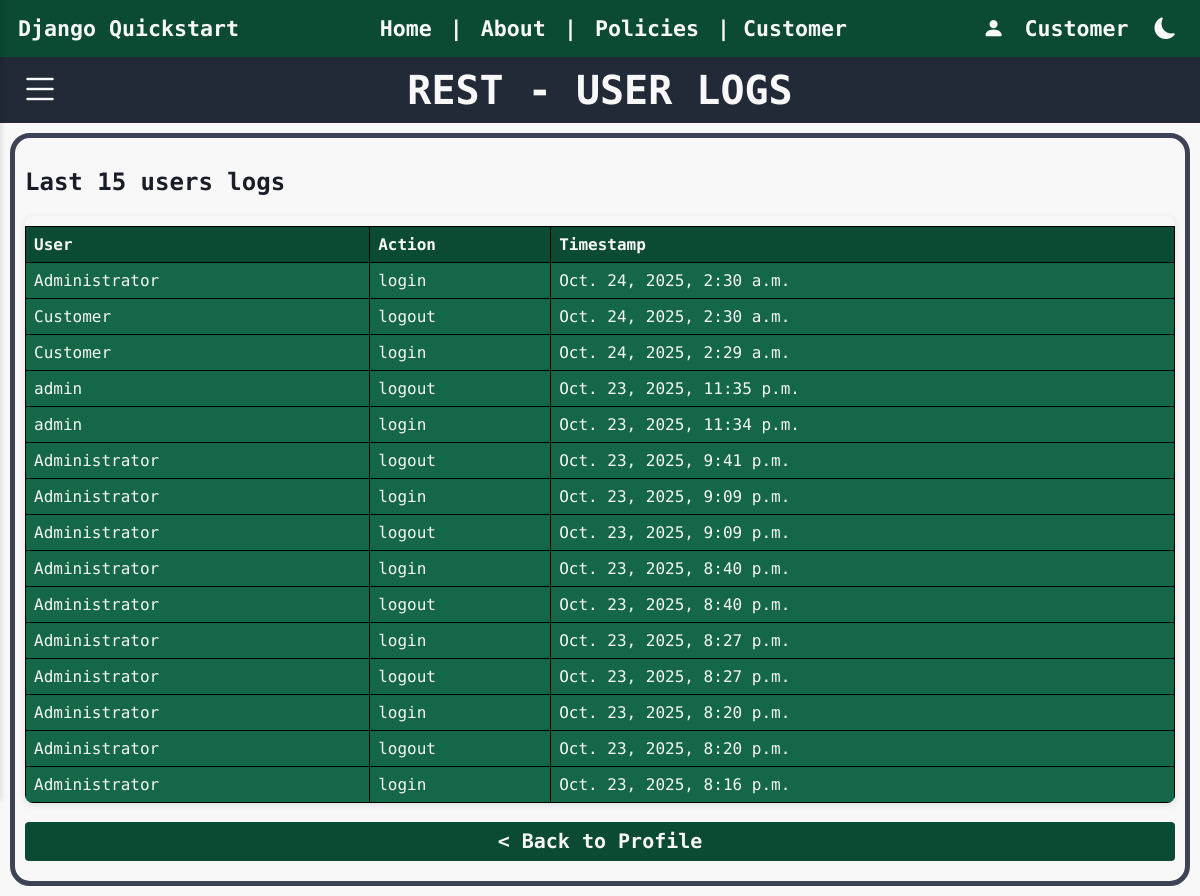
/user_logs (signed in), run on the app's committed database.
### rest/models.py (models this page shows, shortened)
class UserLog(models.Model):
    EVENT_CHOICES = [
        ('login', 'Login'),
        ('logout', 'Logout'),
        ('login_failed', 'Login Failed'),
        ('password_change', 'Password Change'),
    ]
    user = models.ForeignKey(User, on_delete=models.CASCADE, null=True, blank=True)
    username = models.CharField(max_length=150)
    event_type = models.CharField(max_length=20, choices=EVENT_CHOICES)
    ip_address = models.GenericIPAddressField(null=True, blank=True)
    timestamp = models.DateTimeField(auto_now_add=True)
    details = models.TextField(blank=True)

### rest/views.py (the view)
# urls.py: path('user_logs', views.user_logs, name='user_logs'),
@login_required
def user_logs(request):
    logs = UserLog.objects.filter().order_by('-timestamp')[:15]
    return render(request, 'user_logs.html', {
        'logs': logs
    })

### json_app/context_processors.py (called while the page is built)
def dark_mode_context(request):
    return {'dark_mode': request.session.get('dark_mode', False)}

### json_app/templatetags/dark_mode_tags.py (called while the page is built)
@register.inclusion_tag('json_app/_dark_mode_button.html', takes_context=True)
def dark_mode_button(context):
    return {
        'dark_mode': context.get('dark_mode', False)
    }

### rest/templates/user_logs.html
{% extends "base.html" %}
{% block body %}
{% include "title.html" with title="- USER LOGS" %}
    <div class="container-table-rest">
        <h2 class="subtitle">Last 15 users logs</h2>
        <div class="table-container">
            <table class="crud-table">
                <thead>
                    <tr>
                        <th>User</th>
                        <th>Action</th>
                        <th>Timestamp</th>
                    </tr>
                </thead>
                <tbody>
                    {% for log in logs %}
                    <tr>
                        <td>{{ log.user.username }}</td>
                        <td>{{ log.event_type }}</td>
                        <td>{{ log.timestamp }}</td>
                    </tr>
                    {% empty %}
                    <tr>
                        <td colspan="3">No logs available.</td>
                    </tr>
                    {% endfor %}
                </tbody>
            </table>
        </div>
        <br>
        <a class="back_button" href="{% url 'profile_rest_basic' %}">< Back to Profile</a>
    </div>
{% endblock %}

### rest/templates/base.html (shortened to what this page needs)
{% load static %}
{% load dark_mode_tags %}
<!DOCTYPE html>
<html lang="en"{% if dark_mode %} data-theme="dark"{% endif %}>
    <head>
        <link rel="stylesheet" href="https://cdn.jsdelivr.net/npm/bootstrap-icons@1.13.1/font/bootstrap-icons.min.css">
        <link rel="stylesheet" href="{% static 'css/style.css' %}">
        <link rel="stylesheet" href="{% static 'css/sidebar.css' %}">
        <link rel="stylesheet" href="{% static 'css/dark_mode.css' %}">
    </head>
    <body>
        {% if user.is_authenticated %}
        <nav class="navbar">
            <div class="navbar-left">Django Quickstart</div>
            <div class="navbar-center">
                <a href="{% url 'home_rest_basic' %}">Home</a> |
                <a href="/pages/about/">About</a> |
                <a href="/pages/policies/">Policies</a> |
                <span>{% if user.groups.all.0.name == 'Admins' %}Administrator{% elif user.groups.all.0.name == 'Customers' %}Customer{% else %}No role assigned{% endif %}</span>
            </div>
            <div class="navbar-right">
                <i class="bi bi-person-fill"></i>
                <div class="user-dropdown">
                    <span>{{ user.username }}</span>
                </div>
                <span>{% dark_mode_button %}</span>
            </div>
        </nav>
        {% endif %}
        <div class="content-wrapper">
            {% block body %}{% endblock %}
        </div>
    </body>
</html>

### static/css/style.css (style rules this page uses)
:root { --dark-color: #181D27; --white-color: #F8F8F8; --green-body: #44B78B; --padding: 10px; --font-: 'Jersey 10', sans-serif; --font-small: "Kode Mono", monospace; }
body { font-family: var(--font-small); margin: 0px; font-weight: bolder; }
.navbar { display: flex; align-items: center; justify-content: space-between; padding: 0.5% 1.5%; }
.navbar-left { font-weight: bolder; font-size: 1.35em; }
.navbar-center { font-size: 1.35em; flex: 1; text-align: center; }
.navbar-center a { text-decoration: none; margin: 0 5px; }
.navbar-right { display: flex; font-size: 1.35em; align-items: center; gap: 10px; }
.user-dropdown { position: relative; display: inline-block; color: var(--white-color); padding: 10px; cursor: pointer; }
.table-container { overflow-x: auto; border-radius: 8px; box-shadow: 0 2px 8px rgba(0, 0, 0, 0.1); }
table.crud-table { border-collapse: collapse; color: var(--white-color); font-family: var(--font-small); width: 100%; margin-top: 10px; }
table.crud-table th, table.crud-table td { border: 1px solid #000000; font-weight: 100; font-size: 1em; padding: 8px; text-align: left; }
table.crud-table th { background-color: #0C4B33; font-weight: 900; }
table.crud-table td { background-color: #146747; }
.container-table-rest { padding: 10px; margin: 10px; border-radius: 20px; border-width: 5px; border-style: solid; border-color: #3c4355; }
.back_button { font-family: var(--font-small); background-color: #0C4B33; color: var(--white-color); text-decoration: none; border-radius: 4px; padding: 7.5px 15px 7.5px 15px; font-size: 1.25em; cursor: pointer; border: none; font-weight: 900; text-align: center; display: block; margin-bottom: 10px; }

### static/css/sidebar.css (style rules this page uses)
.crud-table { border-collapse: collapse; width: 100%; margin-top: 10px; }
.crud-table th, .crud-table td { border: 1px solid #000000; font-weight: 100; font-size: 1em; padding: 8px; text-align: left; }
.crud-table th { background-color: #0C4B33; font-weight: 900; color: var(--white-color); }
.crud-table td { background-color: #188058; color: var(--white-color); }

### static/css/dark_mode.css (style rules this page uses)
:root { --back-color: #F8F8F8; --text-color: #181D27; --dark-color: #222937; --green-dark: #0C4B33; --green-text:#008854; --grey: #3a3a3a; }
body { background-color: var(--back-color); transition: background-color 0.3s ease, color 0.3s ease; }
.navbar, .nav-bar { color: #F8F8F8; background-color: var(--green-dark); }
.navbar a { color: #F8F8F8; }
.subtitle { font-weight: 900; color: var(--text-color); }

### data on the page
UserLog: user.username "Administrator", event_type "login", timestamp "Oct. 24, 2025, 2:30 a.m."
UserLog: user.username "Customer", event_type "logout", timestamp "Oct. 24, 2025, 2:30 a.m."
UserLog: user.username "Customer", event_type "login", timestamp "Oct. 24, 2025, 2:29 a.m."
UserLog: user.username "admin", event_type "logout", timestamp "Oct. 23, 2025, 11:35 p.m."
UserLog: user.username "admin", event_type "login", timestamp "Oct. 23, 2025, 11:34 p.m."
UserLog: user.username "Administrator", event_type "logout", timestamp "Oct. 23, 2025, 9:41 p.m."
UserLog: user.username "Administrator", event_type "login", timestamp "Oct. 23, 2025, 9:09 p.m."
UserLog: user.username "Administrator", event_type "logout", timestamp "Oct. 23, 2025, 9:09 p.m."
UserLog: user.username "Administrator", event_type "login", timestamp "Oct. 23, 2025, 8:40 p.m."
UserLog: user.username "Administrator", event_type "logout", timestamp "Oct. 23, 2025, 8:40 p.m."
UserLog: user.username "Administrator", event_type "login", timestamp "Oct. 23, 2025, 8:27 p.m."
UserLog: user.username "Administrator", event_type "logout", timestamp "Oct. 23, 2025, 8:27 p.m."
UserLog: user.username "Administrator", event_type "login", timestamp "Oct. 23, 2025, 8:20 p.m."
UserLog: user.username "Administrator", event_type "logout", timestamp "Oct. 23, 2025, 8:20 p.m."
UserLog: user.username "Administrator", event_type "login", timestamp "Oct. 23, 2025, 8:16 p.m."

### other printed values
{{ user.username }} "Customer"
{{ title }} "- USER LOGS"
